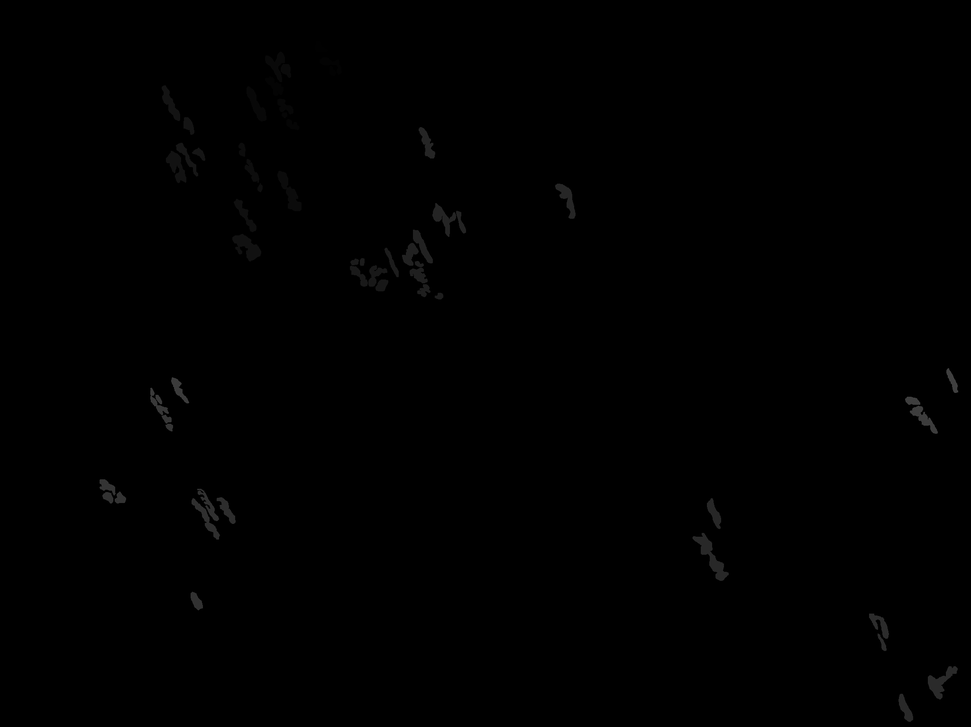
#> input picture images/modelo_02.jpg_annotation.ome.tiff, 971 x 727 px, shrunk from 2048 x 1532 before the run, given in place of m_01.jpg, which was not available
$ jupyter execute --allow-errors image_v1_0.ipynb   (older library calls are emulated)   (text cells are left out)
#> lines starting #> are read from the running program, lines starting #| are printed output that depends on the picture; after the words box and inside, x2 and y2 are one past the last pixel; in counts of white or black regions, pixels touching at a corner belong together; pictures that were not available may be replaced by others from this repository, and a replacement may not be noted
[cell 1]
import numpy as np
import cv2
import pandas as pd
from matplotlib import pyplot as plt
from skimage import io, img_as_float
import seaborn as sns
from skimage.filters import roberts, sobel, scharr, prewitt
from scipy import ndimage as nd
import seaborn as sns

[cell 2]
path_das_imagens = '/content/drive/My Drive/Colab Notebooks/arrombado/modelos/m_01.jpg'
mask_path = '/content/drive/My Drive/Colab Notebooks/arrombado/modelos/m_01_template.tiff'

[cell 3]
def train_model(path, mask_path):
    'process the image for train the model'
    'retorns df with features and the label column'
    img = _importar_imagem(path)
#> in _importar_imagem, img is the input picture: shape (727, 971, 3); min 0, max 73, mean 0.4
    df_1 = _process_img(img)
    df_1 = _get_label(mask_path, df_1)
    print('train_model concluded')
    return df_1

def implement_model(path):
    'process the image for use in the trained model'
    ' returns: df, image dimensions and the img in grayscale'
    img = _importar_imagem(path)
    df_1 = _process_img(img)
    a,b = _get_shape(img)
    print('implement_model concluded')
    return df_1, a,b, img

def _importar_imagem(path):
    'enter the img path '
    'returns the img in grayscale'
    img = cv2.imread(path)
    #img = io.imread(path)
    #img = np.array(img, dtype=np.uint8)
    #dtype = np.uint8
    img = cv2.cvtColor(img, cv2.COLOR_BGR2GRAY)
    return img

def _get_shape(img):
    'returns shape of img'
    largura = img.shape[0]
    altura = img.shape[1]
    return largura, altura

def _process_img(img):
    'uses the img for feature extraction'
    df_1 = pd.DataFrame()
    df_1['original_img'] = img.reshape(-1)
    # reescrever as funçoes para os filtros
    df_1 = _get_gabor(df_1, img)
#> after the loop in _get_gabor, `for theta in theta_bank:`: kernels = 18 items; num = 19
    df_1 = _get_canny(img, df_1)
    df_1 = _get_prewitt(img, df_1)
    df_1 = _get_roberts(img, df_1)
    df_1 = _get_scharr(img, df_1)
    df_1 = _get_sobel(img, df_1)
    for sigma in [0.5,1,2,3,4,5]:
        df_1 = _get_gaussian(img, df_1, sigma)
    print('function executed')
    return df_1

def _get_gabor(df_1, img):

    # GABOR filter
    pi = np.pi
    num = 1
    kernels = []

    theta_bank = [0, 0.7853981633974483]
    sigma = 1
    lamda_bank = [0.7853981633974483, 1.5707963267948966,2.356194490192345 ]
    gamma_bank = [0.05, 0.5, 1]

    for theta in theta_bank:
        for lamda in lamda_bank:
            for gamma in gamma_bank:
                gabor_label = 'gabor'+str(num)
                ksize = 5
                kernel = cv2.getGaborKernel((ksize,ksize), sigma,theta, lamda, gamma,0, ktype = cv2.CV_32F)
                kernels.append(kernel) # add o kernel criado numa lista
                filtered_img = cv2.filter2D(img, cv2.CV_8UC3, kernel) #filtra a imagem com o kernel_gabor
                df_1[gabor_label] = filtered_img.reshape(-1) # add a imagem filtrada no df, como um feature
                #print(gabor_label, 'theta',theta, 'sigma', sigma, 'lamda', lamda, 'gamma', gamma)
                num += 1

    return df_1


'''
    for theta in range(2): #humber of thetas
        theta = theta / 8 * np.pi
        for sigma in (0.5, 1, 1.5, 2, 2.5, 3): # uses sigma 1 and 3
            for lamda in np.arange(0, pi, pi/8):
                for gamma in (0.05 , 0.5, 1, 1.5 ):
                    #generate the gabor kernel
                    gabor_label = 'gabor'+str(num)
                    ksize = 5
                    kernel = cv2.getGaborKernel((ksize,ksize), sigma,theta, lamda, gamma,0, ktype = cv2.CV_32F)

                    kernels.append(kernel) # add o kernel criado numa lista

                    filtered_img = cv2.filter2D(img_1, cv2.CV_8UC3, kernel) #filtra a imagem com o kernel_gabor
                    df_1[gabor_label] = filtered_img.reshape(-1) # add a imagem filtrada no df, como um feature
                    print(gabor_label, 'theta',theta, 'sigma', sigma, 'lamda', lamda, 'gamma', gamma)
                    num += 1
'''
# gabor params filter data


def _get_canny(img, df_1):
    #edges - canny
    canny = cv2.Canny(img, 100,200)
    df_1['canny'] = canny.reshape(-1)
    return df_1

def _get_roberts(img, df_1):
    roberts_ = roberts(img)
    roberts_ = roberts_.reshape(-1)
    df_1['roberts'] = roberts_
    return df_1

def _get_sobel(img, df_1):
    sobel_ = sobel(img)
    sobel_ = sobel_.reshape(-1)
    df_1['sobel_'] = sobel_
    return df_1

def _get_scharr(img, df_1):
    scharr_ = scharr(img)
    scharr_ = scharr_.reshape(-1)
    df_1['scharr'] = scharr_
    return df_1

def _get_prewitt(img, df_1):
    prewitt_ = prewitt(img)
    prewitt_ = prewitt_.reshape(-1)
    df_1['prewitt'] = prewitt_
    return df_1

def _get_gaussian(img, df_1, sigma_):
    gaussian_label = 'gauss_sigma_' + str(sigma_)
    gaussian = nd.gaussian_filter(img, sigma_)
    gaussian = gaussian.reshape(-1)
    df_1[gaussian_label] = gaussian
    return df_1

def _get_label(mask_path, df_1):
    'insert labeled img for the model and returns the labels to the df'
    'the labeled img is returned as a binary img'
    labeled_img = _importar_imagem(mask_path)
    segm_1 = (labeled_img > 0)
    all_segm = np.zeros( (labeled_img.shape[0],labeled_img.shape[1]), dtype=float)
    all_segm = segm_1
    all_segm = all_segm.astype(float)
    df_1['labels'] = all_segm.reshape(-1)
    return df_1

[cell 4]
#df1 = treina_modelo() ('/content/drive/My Drive/Colab Notebooks/arrombado/modelos/m_01.jpg', '/content/drive/My Drive/Colab Notebooks/arrombado/modelos/m_01_template.tiff')
#path_das_imagens = /content/drive/My Drive/Colab Notebooks/arrombado/modelos/m_01.jpg'
#mask_path = '/content/drive/My Drive/Colab Notebooks/arrombado/modelos/m_01_template.tiff'

[cell 5]
print(path_das_imagens)
print(mask_path)

[cell 6]
df = pd.DataFrame()
#> (the rest of this cell did not finish here and is left out)

#> in _process_img, `df_1 = _get_gabor(df_1, img)`: df_1 = table of 705917 rows and 19 columns
#> in _get_canny, `canny = cv2.Canny(img, 100,200)`:
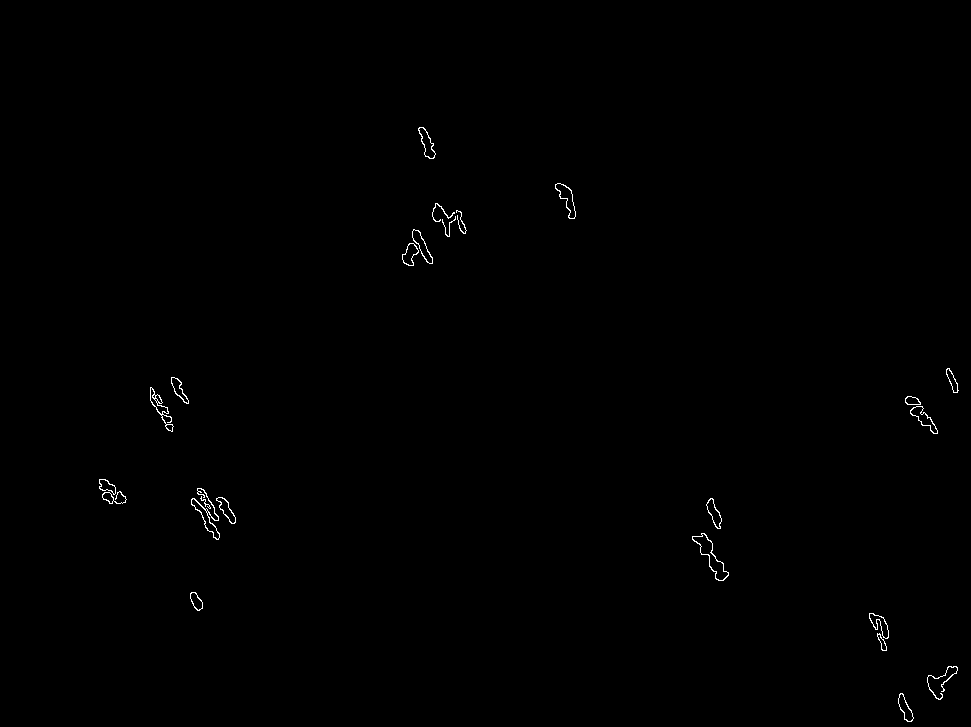
#> canny: shape (727, 971); 0.31% white in thin lines or dots, all inside (x1, y1, x2, y2) = (99, 127, 959, 722)
#> in _process_img, `df_1 = _get_canny(img, df_1)`: df_1 = table of 705917 rows and 20 columns
#> in _process_img, `df_1 = _get_prewitt(img, df_1)`: df_1 = table of 705917 rows and 21 columns
#> in _process_img, `df_1 = _get_roberts(img, df_1)`: df_1 = table of 705917 rows and 22 columns
#> in _process_img, `df_1 = _get_scharr(img, df_1)`: df_1 = table of 705917 rows and 23 columns
#> in _process_img, `df_1 = _get_sobel(img, df_1)`: df_1 = table of 705917 rows and 24 columns
#> the loop in _process_img, `for sigma in [0.5,1,2,3,4,5]:` made 6 passes
#> df_1 on passes 1 to 6: table of 705917 rows and 25 columns, table of 705917 rows and 26 columns, table of 705917 rows and 27 columns, table of 705917 rows and 28 columns, table of 705917 rows and 29 columns, table of 705917 rows and 30 columns
#> in train_model, `df_1 = _process_img(img)`: df_1 = table of 705917 rows and 30 columns
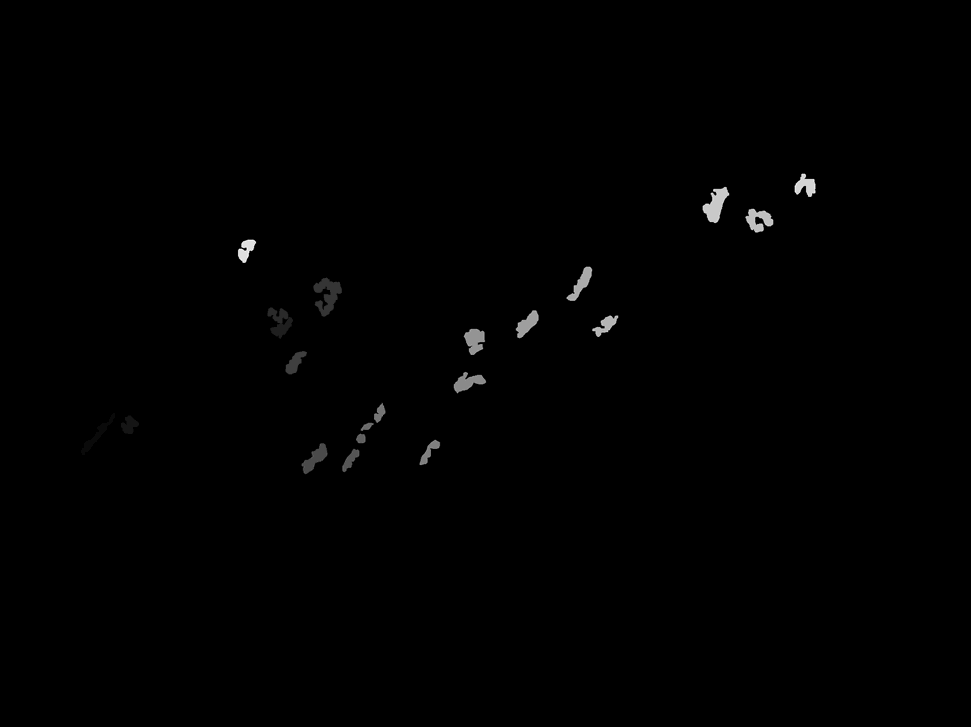
#> input picture images/m_01_template.tiff, 971 x 727 px, shrunk from 2048 x 1532 before the run, found by its file name
#> in _importar_imagem, img is the input picture: shape (727, 971, 3); min 0, max 24, mean 0.1
#> in _get_label, `segm_1 = (labeled_img > 0)`:
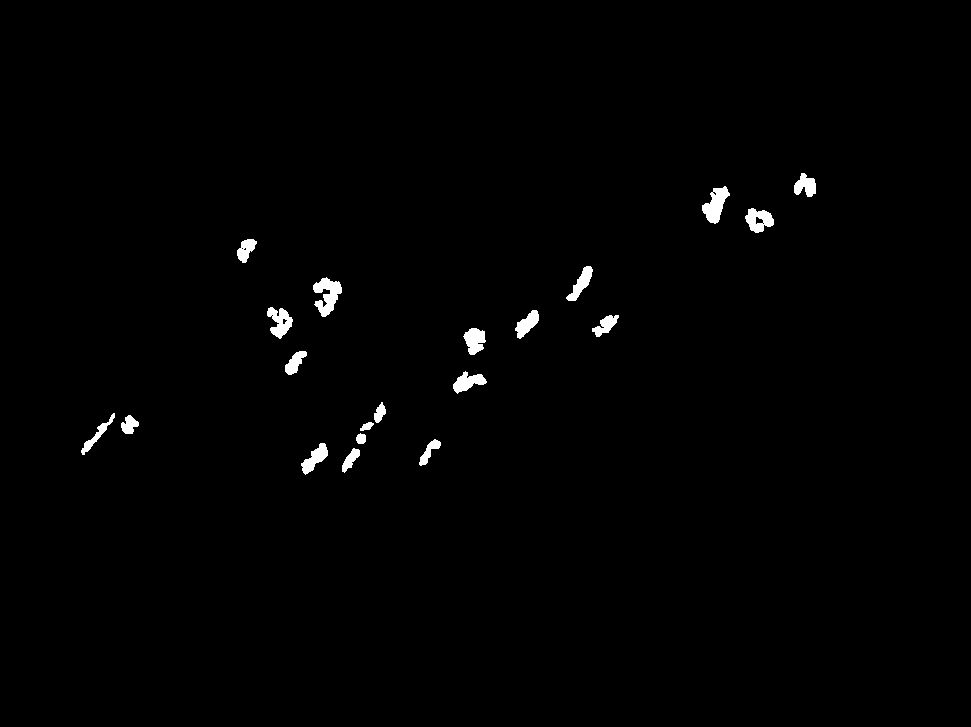
#> segm_1: shape (727, 971) bool; 0.93% white; 20 white regions, largest, box (x1, y1, x2, y2) and area: (313, 277, 342, 317) 644, (702, 186, 730, 224) 567, (267, 307, 293, 339) 467
#> in train_model, `df_1 = _get_label(mask_path, df_1)`: df_1 = table of 705917 rows and 31 columns
#| run:  1 df.shape =  (705917, 31)
#> pass 2 of the loop `for i in range(1,5):`:
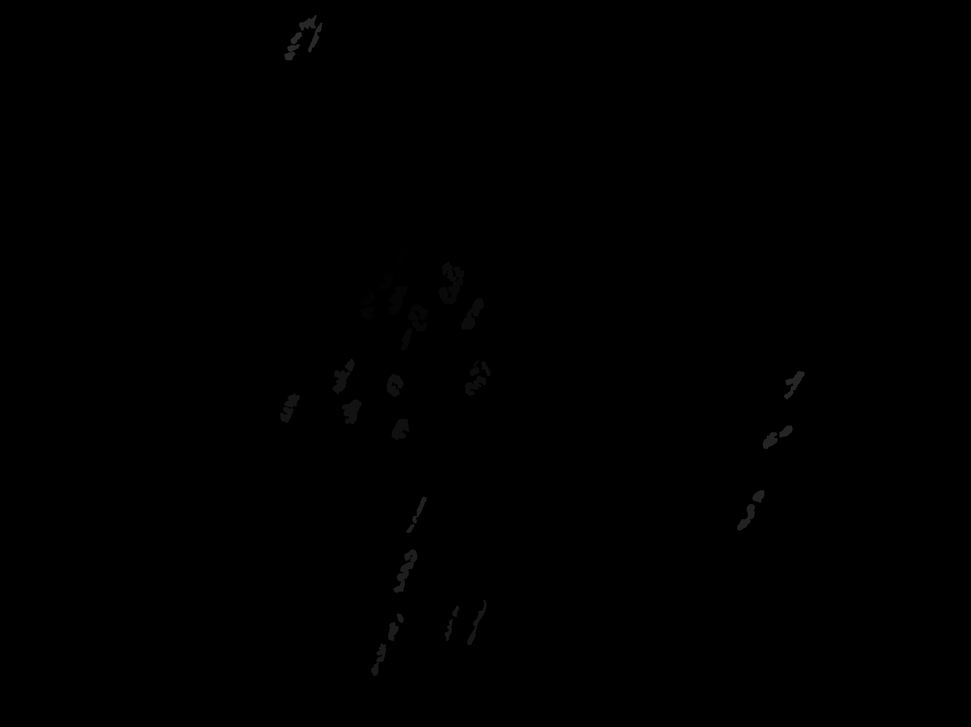
#> input picture images/modelo_03.jpg_annotation.ome.tiff, 971 x 727 px, shrunk from 2048 x 1532 before the run, given in place of m_02.jpg, which was not available
#> in _importar_imagem, img is the input picture: shape (727, 971, 3); min 0, max 48, mean 0.2
#> img: shape (727, 971)
#> in _get_canny (call 2), `canny = cv2.Canny(img, 100,200)`:
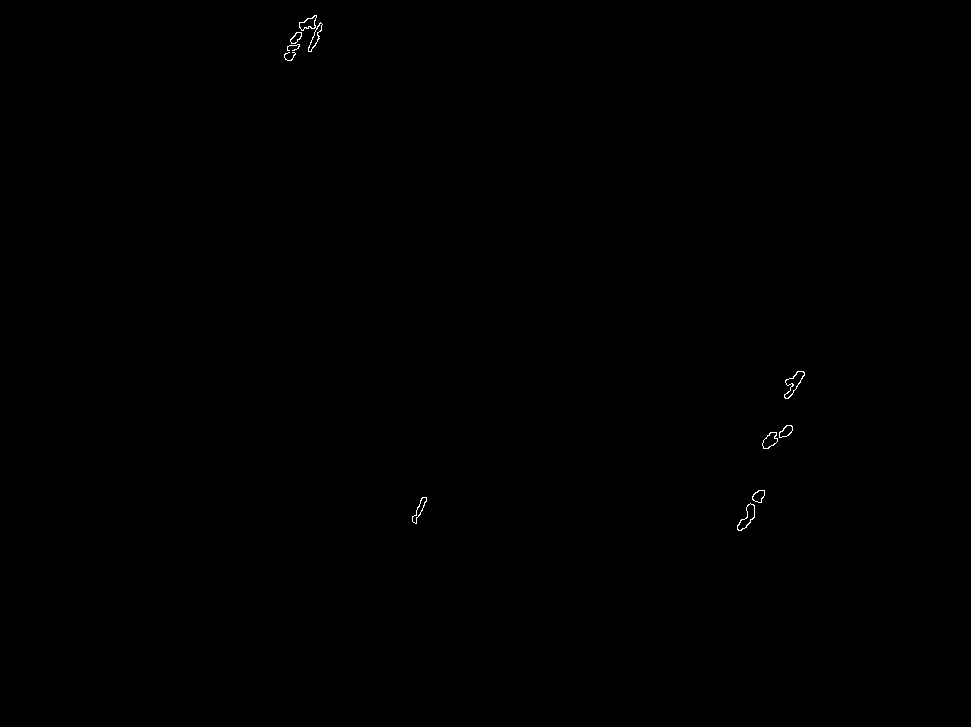
#> canny: shape (727, 971); 0.09% white in thin lines or dots, all inside (x1, y1, x2, y2) = (284, 15, 805, 531)
#> the loop in _process_img (call 2), `for sigma in [0.5,1,2,3,4,5]:` made 6 passes
#> in _get_label (call 2), `segm_1 = (labeled_img > 0)`:
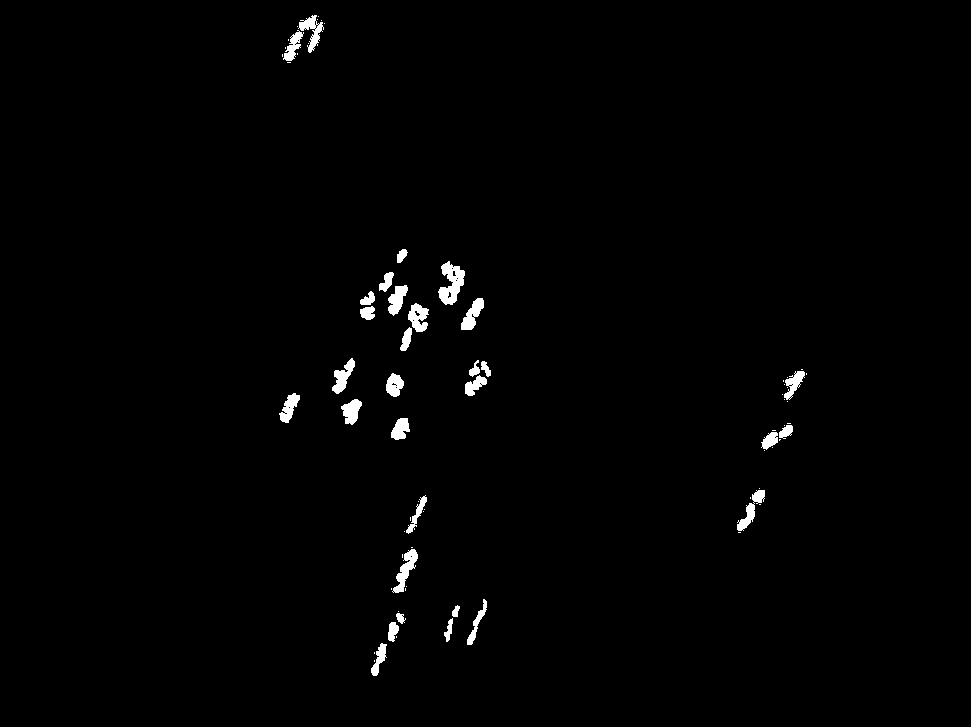
#> segm_1: shape (727, 971) bool; 1.1% white; 75 white regions (44 under 20 px), largest, box (x1, y1, x2, y2) and area: (438, 261, 465, 305) 662, (392, 549, 418, 593) 446, (298, 15, 324, 53) 388
#> df = table of 1411834 rows and 31 columns
#| run:  2 df.shape =  (1411834, 31)
        df = pd.concat([df, df1] )
        df.reset_index(drop = True, inplace = True)
        print('run: ', i, 'df.shape = ', df.shape)

[cell 7]
x = df1.drop(labels = ['labels'], axis = 1)
#> x = table of 705917 rows and 30 columns
y = df1['labels']
x.head()
#> Out = table of 5 rows and 30 columns

[cell 8]
from sklearn.model_selection import train_test_split
xtrain, xtest, ytrain, ytest = train_test_split(x, y , test_size = 0.4, random_state = 42)
#> xtrain = table of 423550 rows and 30 columns; xtest = table of 282367 rows and 30 columns

[cell 9]
from sklearn.ensemble import RandomForestClassifier
model = RandomForestClassifier(n_estimators = 10, random_state = 42)
model.fit(x, y)
ypredict_1 = model.predict(x)

[cell 10]
from sklearn import metrics
print('dados usados: xtrain \n')
#> (the rest of this cell did not finish here and is left out)

[cell 11]
importances = list(model.feature_importances_.round(4))
importances

features = pd.DataFrame( data = importances, index= x.columns)
#> features = table of 30 rows and 1 columns
features.sort_values(by = 0 ,ascending = False, inplace=True)
features.shape
features
#> Out = table of 30 rows and 1 columns

[cell 12]
sns.set(style = 'darkgrid')
ax = sns.distplot(features, kde = True, bins = 30)
ax.set_title('Features importance distribution', fontsize = 17)
ax.set_xlabel('Score (fraction)')
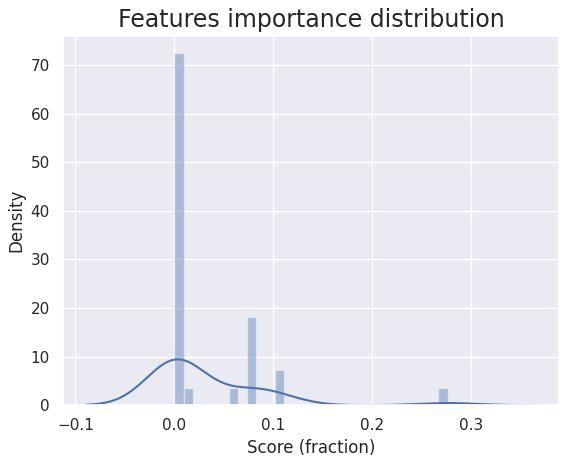
#> figure drawn by matplotlib, 1 panel; tallest bar 72.41 high, from x = 0.0002 to 0.00941; curve peaks at x = 0.00424, y = 9.43
